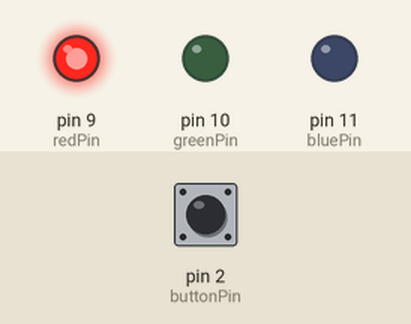
The sketch below on a simulated Arduino Uno, built with avr-gcc and run on an emulated ATmega328P. Shown: output pins drawn as LEDs (lit = HIGH). The inputs (shaded band) are chosen by the test bench; at power-on: pin 2 (buttonPin) HIGH.

Above: at 2.8 s.
2.9 s: pin 2 (buttonPin) pulled LOW for 3.2 s
At 4.7 s:
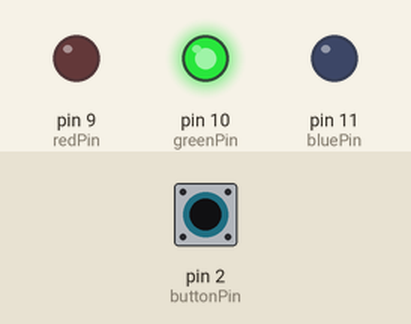
8.0 s: pin 2 (buttonPin) pulled LOW for 1.2 s
At 10.1 s:
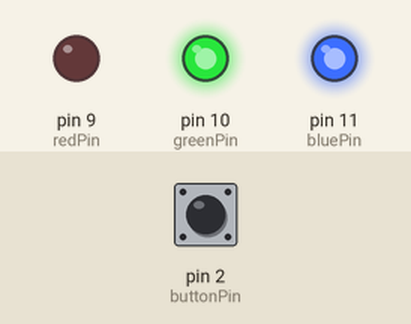
10.7 s: pin 2 (buttonPin) pulled LOW for 1.2 s
At 12.0 s:
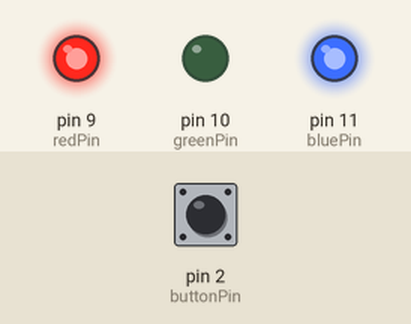
13.4 s: pin 2 (buttonPin) pulled LOW for 1.2 s
At 15.2 s:
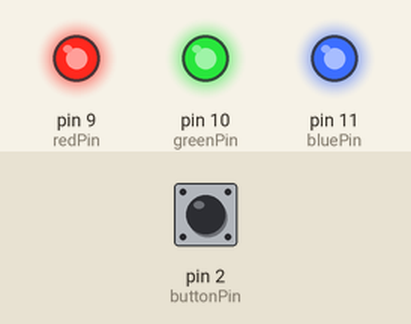
Timing chart, 0 to 16.7 s (numbered marks = the images above; inputs shaded):
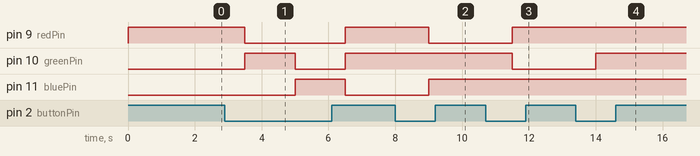

The sketch:

aula4atividade2.ino
```cpp
const int redPin = 9;
const int greenPin = 10;
const int bluePin = 11;
const int buttonPin = 2;
int buttonState = HIGH;
int colorIndex = 0;


void setup(){
  pinMode(redPin, OUTPUT);
  pinMode(greenPin, OUTPUT);
  pinMode(bluePin, OUTPUT);
  pinMode(buttonPin, INPUT_PULLUP);
}


void loop(){
  buttonState = digitalRead(buttonPin);


  if(buttonState == LOW){
    colorIndex++;
    if (colorIndex > 6) {
      colorIndex = 0;
    }
    delay(500);
  }
  // Define a cor de acordo com o índice atual
  switch (colorIndex) {
    case 0: // Vermelho
      digitalWrite(redPin, HIGH);
      digitalWrite(greenPin, LOW);
      digitalWrite(bluePin, LOW);
      delay(1000);
      break;


    case 1: // Verde
      digitalWrite(redPin, LOW);
      digitalWrite(greenPin, HIGH);
      digitalWrite(bluePin, LOW);
      delay(1000);
      break;


    case 2: // Azul
      digitalWrite(redPin, LOW);
      digitalWrite(greenPin, LOW);
      digitalWrite(bluePin, HIGH);
      delay(1000);
      break;


    case 3: // Amarelo (vermelho + verde)
      digitalWrite(redPin, HIGH);
      digitalWrite(greenPin, HIGH);
      digitalWrite(bluePin, LOW);
      delay(1000);
      break;


    case 4: // Ciano (verde + azul)
      digitalWrite(redPin, LOW);
      digitalWrite(greenPin, HIGH);
      digitalWrite(bluePin, HIGH);
      delay(1000);
      break;


    case 5: // Magenta (vermelho + azul)
      digitalWrite(redPin, HIGH);
      digitalWrite(greenPin, LOW);
      digitalWrite(bluePin, HIGH);
      delay(1000);
      break;


    case 6: // Branco (todas as cores)
      digitalWrite(redPin, HIGH);
      digitalWrite(greenPin, HIGH);
      digitalWrite(bluePin, HIGH);
      delay(1000);
      break;
  }
}
```

Measured:
- after the input at 2.9 s, pin 9 (redPin): HIGH → LOW after 0.60 s, → HIGH 3.0 s later; pin 10 (greenPin): LOW → HIGH after 0.60 s, → LOW 1.5 s later, → HIGH 1.5 s later; pin 11 (bluePin): LOW → HIGH after 2.1 s, → LOW 1.5 s later
- after the input at 8.0 s, pin 9 (redPin): HIGH → LOW after 1.0 s; pin 11 (bluePin): LOW → HIGH after 1.0 s
- after the input at 10.7 s, pin 9 (redPin): LOW → HIGH after 0.80 s; pin 10 (greenPin): HIGH → LOW after 0.80 s
- after the input at 13.4 s, pin 10 (greenPin): LOW → HIGH after 0.60 s
